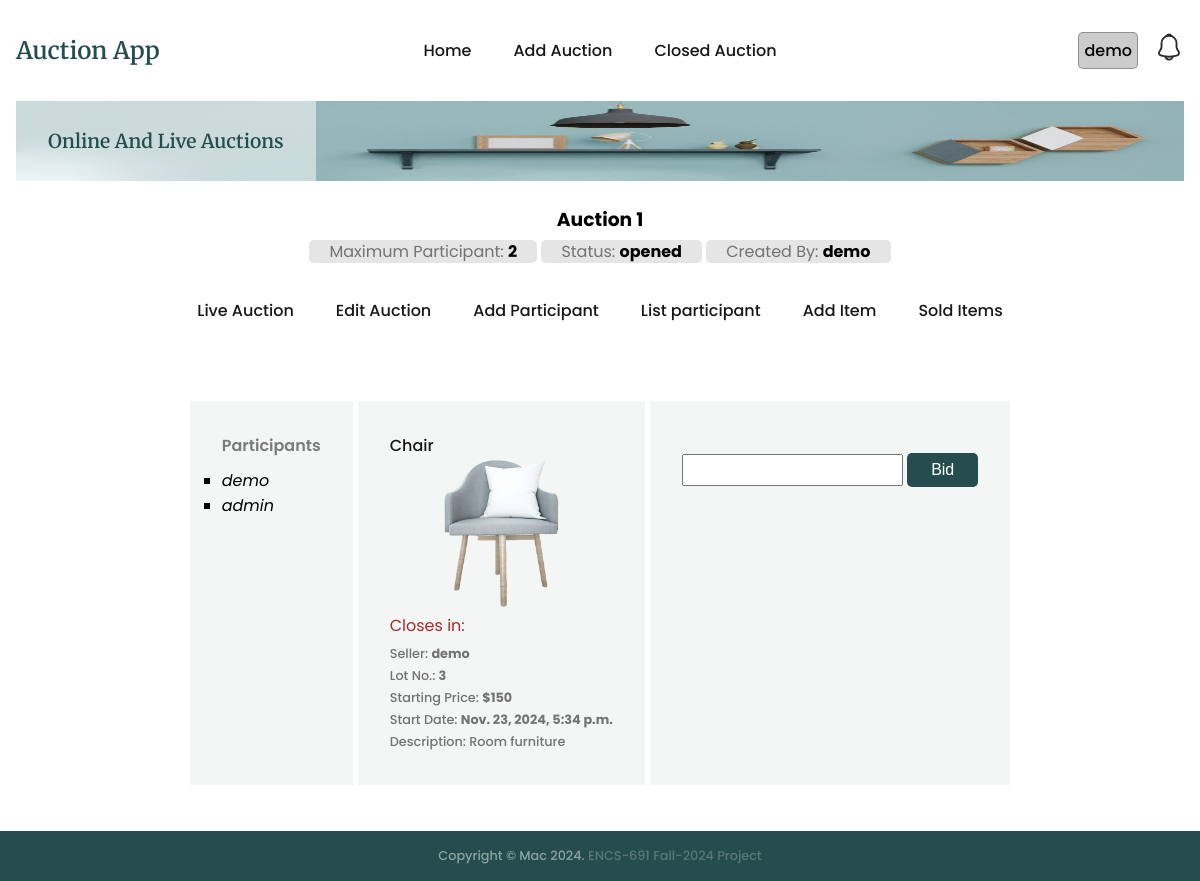
The page /auction/1/item/3/bid?page=auctionIndex (signed in) on the database as committed earlier.
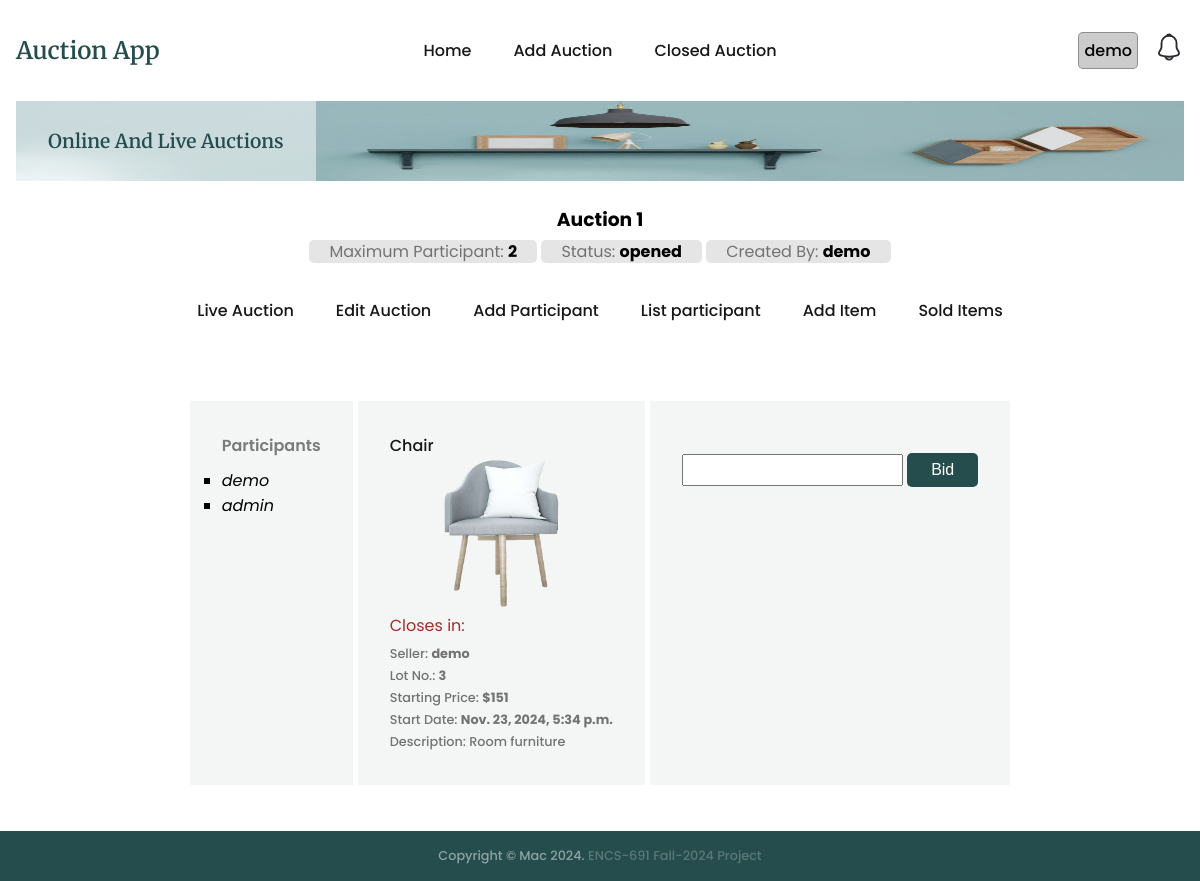
The same page on the database as committed later.
### auctions/models.py (models this page shows, shortened)
class Item(models.Model):
    auctionid = models.CharField(max_length=200)
    name = models.CharField(max_length=200)
    description = models.CharField(max_length=200)
    categoryid = models.CharField(max_length=200)
    subcategoryid = models.CharField(max_length=200)
    status = models.CharField(max_length=200)
    minimumbid = models.IntegerField()
    username = models.CharField(max_length=200)
    image = models.CharField(max_length=200)
    createdat = models.DateTimeField(default=timezone.now)
    startat = models.DateTimeField(default=timezone.now)
    endat = models.DateTimeField()

### auctions/views.py (the view)
# urls.py: path('auction/<int:aid>/item/<int:itemid>/bid', views.bidItem, name='bidItem'),
@login_required
def bidItem(req, aid, itemid):
    if req.method == 'POST':
      return addNewBid(req, aid, itemid)
    page = req.GET.get('page')
    triggers = {'index':'every 1s', 'soldItems':'load'}
    try:
        trigger = triggers[page]
    except Exception as e:
        logging.error(e)
        trigger = 'every 1s'
    bids = None
    auction = getRecordByPk(Auction, aid)
    try:
        participants = Participant.objects.filter(auctionid=aid, status='active')
    except:
        participants = None
    try:
        bids = Bid.objects.filter(auctionid=auction.id)
    except:
        logging.error(f'Item does not exist')
    item = getRecordByPk(Item, itemid)
    context = {
        'auction': auction,
        'item': item,
        'bids':bids,
        'participants': participants,
        'pageOptions':{'trigger':trigger}
    }
    return render(req, 'auctions/bidItem.html', context=context)

### auctions/utils.py (called while the page is built)
def getRecordByPk(model, id):
    try:
        record = model.objects.get(pk=id)
    except (KeyError, model.DoesNotExist):
        logging.error('getRecordByPk: model does not exist')
        return None
    else:
        return record

### templates/auctions/bidItem.html (shortened to what this page needs)
{% extends "auctions/auctionBase.html" %}
{% block auction_content %}
<div class="biditem-container">
  <section class="section__container product__container" id="product">
    <div class="biditem-grid">
      <div class="product__card biditem-participants">
        <div class="biditem-participants-header">Participants</div>
        {% if participants %}
        {% for participant in participants %}
        <ul id="{{participant.id}}" class="biditem-participants-list">
          <li class="participant__name">{{participant.username}}</li>
        </ul>
        {% endfor %}
        {% else %}
        <div class="auction-notice">No active participant found</div>
        {% endif %}
      </div>
      {% if item %}
      <div class="product__card biditem-item">
        <h4>{{item.name}}</h4>
        <img src="{{item.image}}" alt="{{item.name}}" />
        <div class="biditem-p" id="close-in">
          Closes in:
        </div>
        <p>Seller: <strong>{{item.username}}</strong></p>
        <p>Lot No.: <strong>{{item.id}}</strong></p>
        <p>Starting Price: <strong>${{item.minimumbid}}</strong></p>
        <p>Start Date: <strong>{{item.createdat}}</strong></p>
        <p>Description: {{item.description}}</p>
      </div>
      {% endif %}
      <div class="bid-info product__card" id="bid-info">
        {% if item.status != 'closed' %}
        <form class="bid-detail" hx-post="{% url 'auctions:bidItem' auction.id item.id %}" hx-target="#bid-response">
          <input class="input" required name="amount" type="number">
          <button type="submit" class="btn">Bid</button>
        </form>
        {% endif %}
      </div>
    </div>
  </section>
</div>
{% endblock %}

Rows that differ between the two databases and show on the page:
changed Item "Chair": minimumbid "150" → "151"
